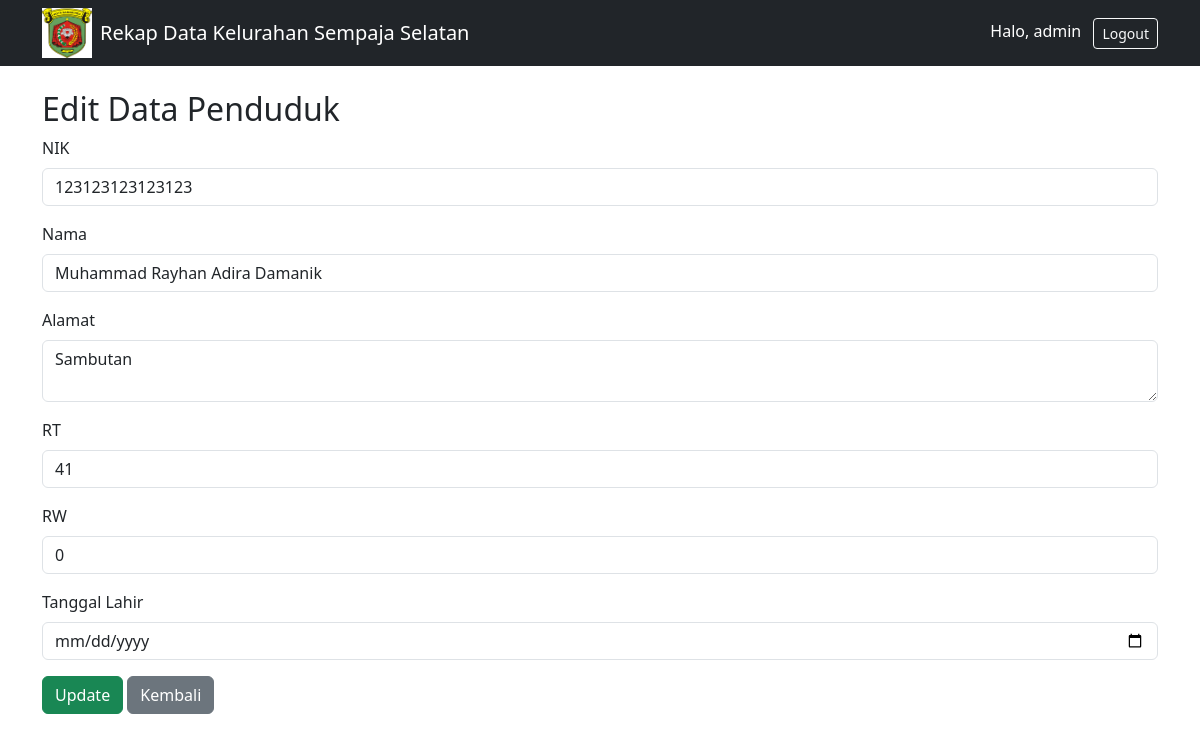
Page /edit/2/ (signed in) on the committed database.
### rekap/models.py (models this page shows, shortened)
class DataPenduduk(models.Model):
    nik = models.CharField(max_length=16, unique=True)
    no_kk = models.CharField(max_length=20, blank=True, null=True)
    nama = models.CharField(max_length=100)
    alamat = models.TextField()
    rt = models.CharField(max_length=3)
    rw = models.CharField(max_length=3)
    tanggal_lahir = models.DateField()
    foto = models.ImageField(upload_to='foto_penduduk/', blank=True, null=True)

### rekap/views.py (the view, shortened to what this page needs)
# urls.py: path('edit/<int:pk>/', views.edit_penduduk, name='edit_penduduk'),
@login_required
def edit_penduduk(request, pk):
    if not request.user.is_staff:
        messages.error(request, 'Anda tidak memiliki izin untuk mengedit.')
        return redirect('list_penduduk')
    penduduk = get_object_or_404(DataPenduduk, pk=pk)
    return render(request, 'rekap/edit_penduduk.html', {'penduduk': penduduk})

### rekap/templates/rekap/edit_penduduk.html (shortened to what this page needs)
{% extends 'rekap/home.html' %}
{% block content %}
<h2>Edit Data Penduduk</h2>
<form method="post">
    <div class="mb-3">
        <label class="form-label">NIK</label>
        <input type="text" name="nik" class="form-control" value="{{ penduduk.nik }}" required>
    </div>
    <div class="mb-3">
        <label class="form-label">Nama</label>
        <input type="text" name="nama" class="form-control" value="{{ penduduk.nama }}" required>
    </div>
    <div class="mb-3">
        <label class="form-label">Alamat</label>
        <textarea name="alamat" class="form-control" required>{{ penduduk.alamat }}</textarea>
    </div>
    <div class="mb-3">
        <label class="form-label">RT</label>
        <input type="text" name="rt" class="form-control" value="{{ penduduk.rt }}" required>
    </div>
    <div class="mb-3">
        <label class="form-label">RW</label>
        <input type="text" name="rw" class="form-control" value="{{ penduduk.rw }}" required>
    </div>
    <div class="mb-3">
        <label class="form-label">Tanggal Lahir</label>
        <input type="date" name="tanggal_lahir" class="form-control" value="{{ penduduk.tanggal_lahir }}" required>
    </div>
    <button type="submit" class="btn btn-success">Update</button>
    <a href="{% url 'list_penduduk' %}" class="btn btn-secondary">Kembali</a>
</form>
{% endblock %}

### rekap/templates/rekap/home.html (shortened to what this page needs)
<!DOCTYPE html>
<html>
<head>
    {% load static %}
    <link href="https://cdn.jsdelivr.net/npm/bootstrap@5.3.2/dist/css/bootstrap.min.css" rel="stylesheet">
</head>
<body>
<nav class="navbar navbar-expand-lg navbar-dark bg-dark">
    <div class="container">
        <img src="{% static 'rekap/samarinda.png' %}" alt="Logo Samarinda" width="50" height="50" class="me-2">
        <a class="navbar-brand" href="{% url 'list_penduduk' %}">Rekap Data Kelurahan Sempaja Selatan</a>
        <div class="ms-auto">
            {% if user.is_authenticated %}
                <span class="text-white me-2">Halo, {{ user.username }}</span>
                <form action="{% url 'logout' %}" method="post" style="display:inline;">
                    <button type="submit" class="btn btn-outline-light btn-sm">Logout</button>
                </form>
            {% endif %}
        </div>
    </div>
</nav>
<div class="container mt-4">
    {% block content %}
    {% endblock %}
</div>
</body>
</html>

### rows in the picture
DataPenduduk: nik "123123123123123", nama "Muhammad Rayhan Adira Damanik", alamat "Sambutan", rt "41", rw "0"

### other values in the picture
{{ user.username }} "admin"
